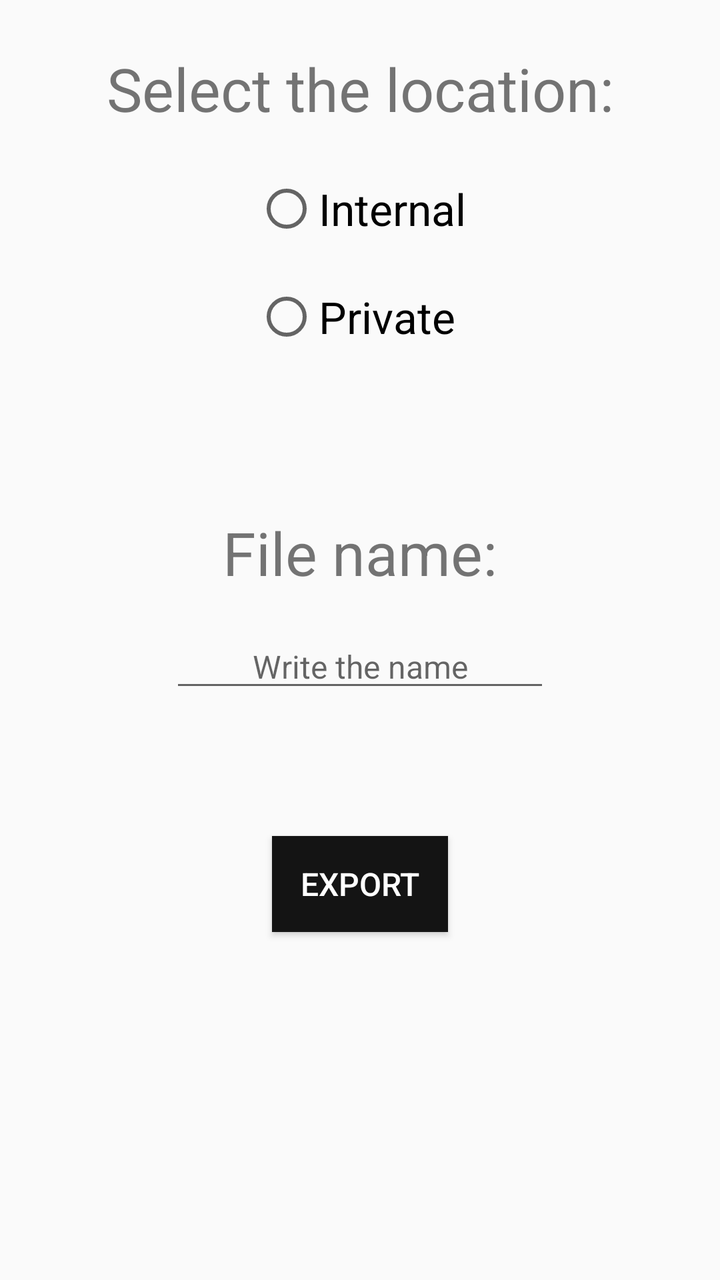
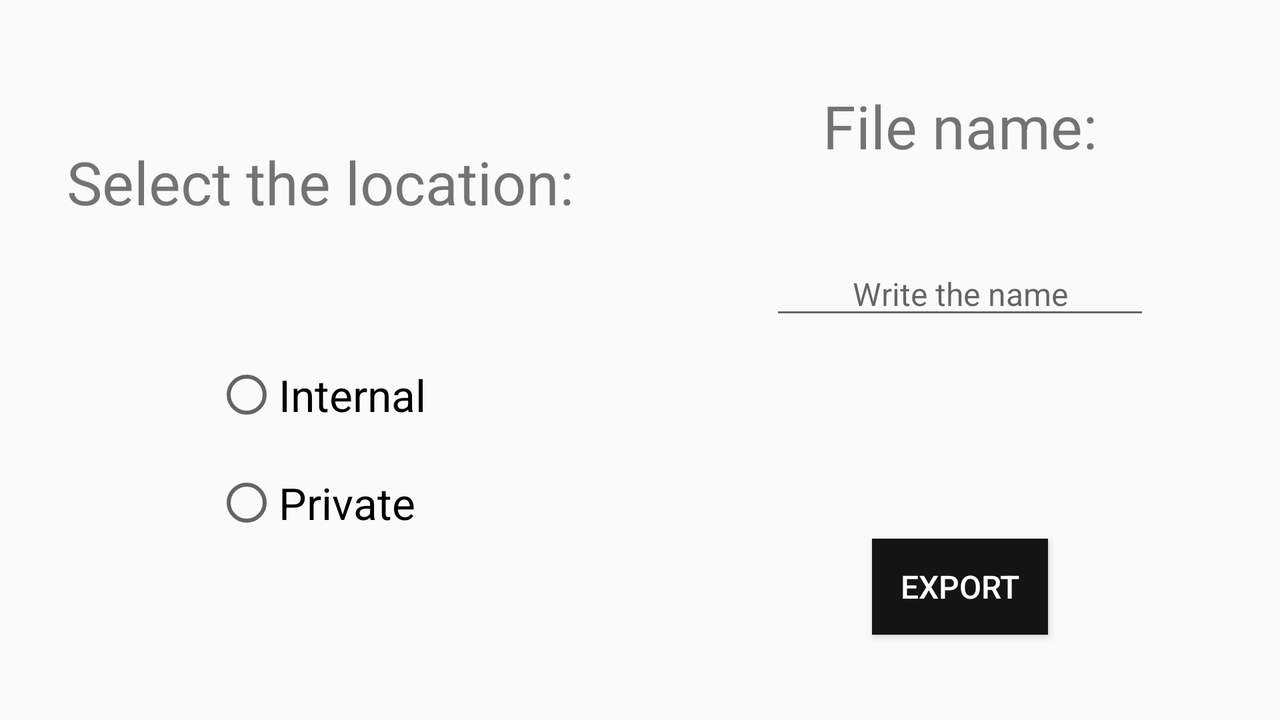

Two renders of one Android screen. The first uses the default layout on a phone; the second uses the alternative layout the repository ships for a different screen configuration, on a matching device. The two XML files are below.
<!-- AndroidManifest.xml: application theme AppTheme -->
<!-- res/layout/activity_exportar.xml -->
<?xml version="1.0" encoding="utf-8"?>

<androidx.constraintlayout.widget.ConstraintLayout xmlns:android="http://schemas.android.com/apk/res/android"
    xmlns:app="http://schemas.android.com/apk/res-auto"
    xmlns:tools="http://schemas.android.com/tools"
    android:layout_width="match_parent"
    android:layout_height="match_parent"
    tools:context=".ExportarActivity">

    <TextView
        android:id="@+id/tvTitulo"
        android:layout_width="wrap_content"
        android:layout_height="wrap_content"
        android:layout_marginTop="24dp"
        android:text="@string/locationExport"
        app:layout_constraintEnd_toEndOf="parent"
        app:layout_constraintStart_toStartOf="parent"
        app:layout_constraintTop_toTopOf="parent"
        style="@style/textoNegroGrande"/>

    <RadioGroup
        android:id="@+id/rgLocation"
        android:layout_width="wrap_content"
        android:layout_height="wrap_content"
        android:layout_marginTop="24dp"
        app:layout_constraintEnd_toEndOf="parent"
        app:layout_constraintStart_toStartOf="parent"
        app:layout_constraintTop_toBottomOf="@+id/tvTitulo">

        <RadioButton
            android:id="@+id/rbInterno"
            style="@style/radiobuttons"
            android:layout_width="match_parent"
            android:layout_height="wrap_content"
            android:text="@string/internoLocation" />

        <RadioButton
            android:id="@+id/rbPrivado"
            style="@style/radiobuttons"
            android:layout_width="match_parent"
            android:layout_height="wrap_content"
            android:text="@string/privadoLocation" />
    </RadioGroup>

    <TextView
        android:id="@+id/tvTituloArchivo"
        android:layout_width="wrap_content"
        android:layout_height="wrap_content"
        android:text="@string/filename"
        app:layout_constraintEnd_toEndOf="parent"
        app:layout_constraintStart_toStartOf="parent"
        app:layout_constraintTop_toTopOf="@+id/guiaMedia"
        style="@style/textoNegroGrande"/>

    <EditText
        android:id="@+id/etNombreArchivo"
        android:layout_width="wrap_content"
        android:layout_height="wrap_content"
        android:layout_marginTop="16dp"
        android:ems="10"
        android:hint="@string/writefilename"
        android:inputType="textPersonName"
        app:layout_constraintEnd_toEndOf="parent"
        app:layout_constraintStart_toStartOf="parent"
        app:layout_constraintTop_toBottomOf="@+id/tvTituloArchivo"
        style="@style/textoNegroMedio.centrado"/>

    <Button
        android:id="@+id/btExportar"
        style="@style/button"
        android:layout_width="wrap_content"
        android:layout_height="wrap_content"
        android:layout_marginTop="32dp"
        android:text="@string/toExport"
        app:layout_constraintEnd_toEndOf="parent"
        app:layout_constraintStart_toStartOf="parent"
        app:layout_constraintTop_toBottomOf="@+id/tvRecordatorio" />

    <androidx.constraintlayout.widget.Guideline
        android:id="@+id/guiaMedia"
        android:layout_width="wrap_content"
        android:layout_height="wrap_content"
        android:orientation="horizontal"
        app:layout_constraintGuide_percent="0.4" />

    <TextView
        android:id="@+id/tvRecordatorio"
        android:layout_width="wrap_content"
        android:layout_height="wrap_content"
        android:layout_marginTop="16dp"
        app:layout_constraintEnd_toEndOf="parent"
        app:layout_constraintStart_toStartOf="parent"
        app:layout_constraintTop_toBottomOf="@+id/etNombreArchivo" />

</androidx.constraintlayout.widget.ConstraintLayout>
<!-- resources referenced by this layout -->
<resources>
  <string name="filename">File name:</string>
  <string name="internoLocation">Internal</string>
  <string name="locationExport">Select the location:</string>
  <string name="privadoLocation">Private</string>
  <string name="toExport">Export</string>
  <string name="writefilename">Write the name</string>
  <style name="button">
          <item name="android:textSize">@dimen/medio</item>
          <item name="android:background">@color/colorPrimary</item>
          <item name="android:textColor">@color/whiteColor</item>
      </style>
  <style name="radiobuttons">
          <item name="android:textSize">@dimen/mediogrande</item>
          <item name="android:layout_marginBottom">@dimen/mediogrande</item>
      </style>
  <style name="textoNegroGrande">
          <item name="android:textSize">@dimen/grande</item>
      </style>
  <style name="textoNegroMedio.centrado">
          <item name="android:textColor">@color/colorPrimary</item>
          <item name="android:gravity">center</item>
      </style>
  <style name="AppTheme" parent="Theme.AppCompat.Light.DarkActionBar">
          
          <item name="colorPrimary">@color/colorPrimary</item>
          <item name="colorPrimaryDark">@color/colorPrimaryDark</item>
          <item name="colorAccent">@color/colorAccent</item>
      </style>
  <dimen name="medio">16sp</dimen>
  <color name="colorPrimary">#141414</color>
  <color name="whiteColor">#FFFFFF</color>
  <dimen name="mediogrande">22sp</dimen>
  <dimen name="grande">30sp</dimen>
  <color name="colorPrimaryDark">#646262</color>
  <color name="colorAccent">#D81B60</color>
</resources>
<!-- res/layout-land/activity_exportar.xml (the repository's variant of the layout above) -->
<!-- drawn on the phone turned sideways -->
<?xml version="1.0" encoding="utf-8"?>
<androidx.constraintlayout.widget.ConstraintLayout xmlns:android="http://schemas.android.com/apk/res/android"
    xmlns:app="http://schemas.android.com/apk/res-auto"
    xmlns:tools="http://schemas.android.com/tools"
    android:layout_width="match_parent"
    android:layout_height="match_parent"
    tools:context=".ExportarActivity">

    <TextView
        android:id="@+id/tvTitulo"
        style="@style/textoNegroGrande"
        android:layout_width="wrap_content"
        android:layout_height="wrap_content"
        android:text="@string/locationExport"
        app:layout_constraintBottom_toTopOf="@+id/rgLocation"
        app:layout_constraintEnd_toStartOf="@+id/guideline"
        app:layout_constraintStart_toStartOf="parent"
        app:layout_constraintTop_toTopOf="parent" />

    <RadioGroup
        android:id="@+id/rgLocation"
        android:layout_width="wrap_content"
        android:layout_height="wrap_content"
        app:layout_constraintBottom_toBottomOf="parent"
        app:layout_constraintEnd_toStartOf="@+id/guideline"
        app:layout_constraintStart_toStartOf="parent"
        app:layout_constraintTop_toBottomOf="@+id/tvTitulo">

        <RadioButton
            android:id="@+id/rbInterno"
            style="@style/radiobuttons"
            android:layout_width="match_parent"
            android:layout_height="wrap_content"
            android:text="@string/internoLocation" />

        <RadioButton
            android:id="@+id/rbPrivado"
            style="@style/radiobuttons"
            android:layout_width="match_parent"
            android:layout_height="wrap_content"
            android:text="@string/privadoLocation" />
    </RadioGroup>

    <TextView
        android:id="@+id/tvTituloArchivo"
        style="@style/textoNegroGrande"
        android:layout_width="wrap_content"
        android:layout_height="wrap_content"
        android:text="@string/filename"
        app:layout_constraintBottom_toTopOf="@+id/etNombreArchivo"
        app:layout_constraintEnd_toEndOf="parent"
        app:layout_constraintHorizontal_bias="0.5"
        app:layout_constraintStart_toStartOf="@+id/guideline"
        app:layout_constraintTop_toTopOf="parent" />

    <EditText
        android:id="@+id/etNombreArchivo"
        style="@style/textoNegroMedio.centrado"
        android:layout_width="wrap_content"
        android:layout_height="wrap_content"
        android:ems="10"
        android:hint="@string/writefilename"
        android:inputType="textPersonName"
        app:layout_constraintBottom_toTopOf="@+id/tvRecordatorio"
        app:layout_constraintEnd_toEndOf="parent"
        app:layout_constraintHorizontal_bias="0.5"
        app:layout_constraintStart_toStartOf="@+id/guideline"
        app:layout_constraintTop_toBottomOf="@+id/tvTituloArchivo" />

    <Button
        android:id="@+id/btExportar"
        style="@style/button"
        android:layout_width="wrap_content"
        android:layout_height="wrap_content"
        android:text="@string/toExport"
        app:layout_constraintBottom_toBottomOf="parent"
        app:layout_constraintEnd_toEndOf="parent"
        app:layout_constraintHorizontal_bias="0.5"
        app:layout_constraintStart_toStartOf="@+id/guideline"
        app:layout_constraintTop_toBottomOf="@+id/tvRecordatorio" />

    <TextView
        android:id="@+id/tvRecordatorio"
        android:layout_width="wrap_content"
        android:layout_height="wrap_content"
        app:layout_constraintBottom_toTopOf="@+id/btExportar"
        app:layout_constraintEnd_toEndOf="parent"
        app:layout_constraintHorizontal_bias="0.5"
        app:layout_constraintStart_toStartOf="@+id/guideline"
        app:layout_constraintTop_toBottomOf="@+id/etNombreArchivo" />

    <androidx.constraintlayout.widget.Guideline
        android:id="@+id/guideline"
        android:layout_width="wrap_content"
        android:layout_height="wrap_content"
        android:orientation="vertical"
        app:layout_constraintGuide_percent="0.5" />

</androidx.constraintlayout.widget.ConstraintLayout>
